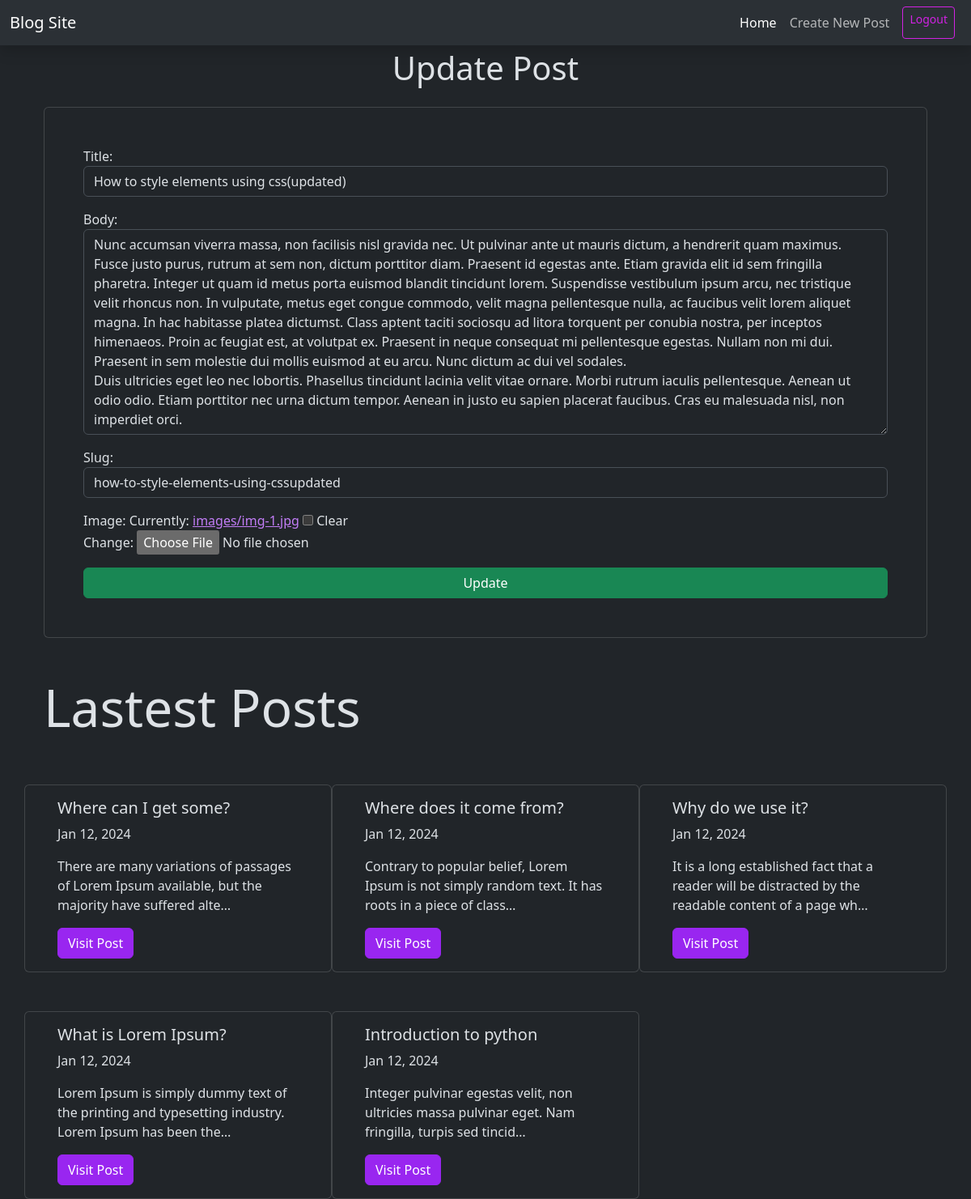
The app's page /blog/edit/1/ (signed in) with its own data.
### blog/models.py (models this page shows, shortened)
class Post(models.Model):
    title = models.CharField(max_length =255)
    body = models.TextField()
    slug = models.SlugField(max_length = 255, blank=True, default='')
    date = models.DateTimeField(auto_now_add = True, null=True)
    updated = models.DateTimeField(auto_now=True, null=True)
    author = models.ForeignKey(User, null=True, blank=True, on_delete = models.CASCADE)
    image = models.ImageField(default='',blank=True, upload_to='images')
    image_thumbnail = ImageSpecField(source='image', processors=[ResizeToFill(1200,300)], format = 'JPEG', options={'quality': 60})
    tags = TaggableManager()
    """
    By overriding the save method, we can execute custom logic before
    the object is stored in the database.
    """
    def save(self, *args, **kwargs):
        self.slug = slugify(self.title)
        super().save(*args, **kwargs)
    def get_absolute_url(self):
        return reverse('blog:detail', args=[str(self.slug)])

### blog/views.py (the view)
# urls.py: path('edit/<int:pk>/', views.edit_post, name='edit'),
@permission_required('blog.change_post',raise_exception=True)
def edit_post(request, pk=None):
    post = get_object_or_404(Post, pk=pk)
    if request.method == 'POST':
        form = PostForm(request.POST,request.FILES, instance=post)
        if form.is_valid():
            form.save()
            return redirect('blog:detail',slug=post.slug)
    else:
        form = PostForm(instance=post)
    content = {
        'form':form,
        'section':'blog_edit',
        'post':post
    }
    return render(request,'blog/update.html',content)

### blog/forms.py
class PostForm(ModelForm):
    class Meta:
        model = Post
        fields = ['title','body','slug', 'tags','image']
        widgets = {
            'title': forms.TextInput(attrs={'class': 'form-control'}),
            'body': forms.Textarea(attrs={'class': 'form-control'}),
            'slug': forms.TextInput(attrs={'class': 'input-group form-control'}),
        }

### blog/context_processors.py (called while the page is built)
def latest_posts(request):
    posts = Post.objects.filter().order_by('-date')[:5]
    return {'latest_posts':posts}

### templates/blog/update.html (shortened to what this page needs)
{% extends '../base.html' %}
{% block content %}
<div class="container mb-5">
  <h1 class="text-center my-4">Update Post</h1>
  <form
    action="{% url 'blog:edit' pk=post.pk %}"
    method="post"
    enctype="multipart/form-data"
    class="card p-5"
  >
    {{form.as_p}}
    <button type="submit" class="btn btn-success">Update</button>
  </form>
</div>
{% endblock %}

### templates/blog/_post_list.html
<div class="container">
  <div class="row g-5">
    <h1 class="display-3 mt-5">Lastest Posts</h1>
    {% for post in latest_posts %}
    <div class="card col-md-4">
      <div class="card-body">
        <h5 class="card-title">{{post.title}}</h5>
        <p class="card-text">{{post.date|date:"M j, Y"}}</p>
        <p class="card-text">{{post.body|truncatechars:100}}</p>
        <a href="{{ post.get_absolute_url }}" class="btn btn-primary"
          >Visit Post</a
        >
      </div>
    </div>
    {% endfor %}
  </div>
</div>

### records on screen
Post: title "How to style elements using css(updated)", body "Nunc accumsan viverra massa, non facilisis nisl gravida nec. Ut pulvinar ante ut mauris dictum, a hendrerit quam maximus. Fusce justo purus, rutrum at sem non, dictum porttitor diam. Praesent id egestas ante. Etiam gravida elit id sem fringilla pharetra. Integer ut quam id metus porta euismod blandit tincidunt lorem. Suspendisse vestibulum ipsum arcu, nec tristique velit rhoncus non. In vulputate, metus eget congue commodo, velit magna pellentesque nulla, ac faucibus velit lorem aliquet magna. In hac habitasse platea dictumst. Class aptent taciti sociosqu ad litora torquent per conubia nostra, per inceptos himenaeos. Proin ac feugiat est, at volutpat ex. Praesent in neque consequat mi…", slug "how-to-style-elements-using-cssupdated"
Post: title "Where can I get some?", date "Jan 12, 2024", body "There are many variations of passages of Lorem Ipsum available, but the majority have suffered alte…"
Post: title "Where does it come from?", date "Jan 12, 2024", body "Contrary to popular belief, Lorem Ipsum is not simply random text. It has roots in a piece of class…"
Post: title "Why do we use it?", date "Jan 12, 2024", body "It is a long established fact that a reader will be distracted by the readable content of a page wh…"
Post: title "What is Lorem Ipsum?", date "Jan 12, 2024", body "Lorem Ipsum is simply dummy text of the printing and typesetting industry. Lorem Ipsum has been the…"
Post: title "Introduction to python", date "Jan 12, 2024", body "Integer pulvinar egestas velit, non ultricies massa pulvinar eget. Nam fringilla, turpis sed tincid…"
